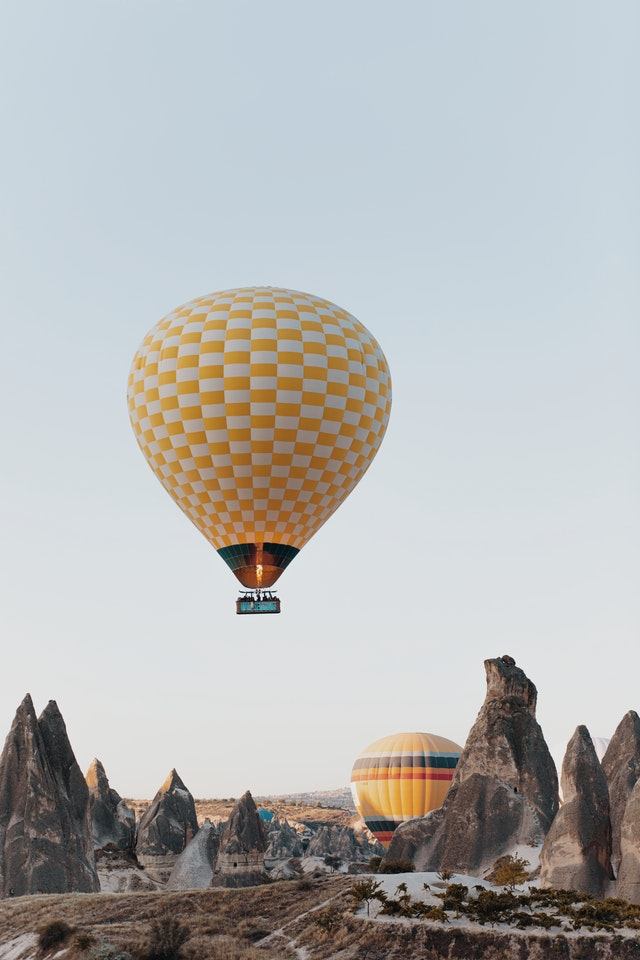
#> input picture 3_OpenCV_image/aircraft.jpg, 640 x 960 px
$ jupyter execute --allow-errors 2_image_islemleri.ipynb   (shell and % lines are left out)
#> lines starting #> are read from the running program, lines starting #| are printed output that depends on the picture
[cell 1]
import cv2
import numpy as np
import matplotlib.pyplot as plt#resimler üzerinde çizim yapmak için
#çizim yapılan resimleri kaydetmek için

[cell 2]
img=cv2.imread('aircraft.jpg')
#> img is the input picture: shape (960, 640, 3); mean B, G, R 179.6, 180.6, 180.1

[cell 3]
img

[cell 4]
#boyutu
img.shape
#> Out = (960, 640, 3)

[cell 5]
#ekrana yazdir
plt.imshow(img)

#> (a cell that did not finish here is left out)

[cell 7]
#rgb formatına dönüştür ve ekrana bas
rgb_img = cv2.cvtColor(img, cv2.COLOR_BGR2RGB)
plt.imshow(rgb_img)

[cell 8]
#gri cevir
img_gray =cv2.imread('aircraft.jpg', cv2.IMREAD_GRAYSCALE)
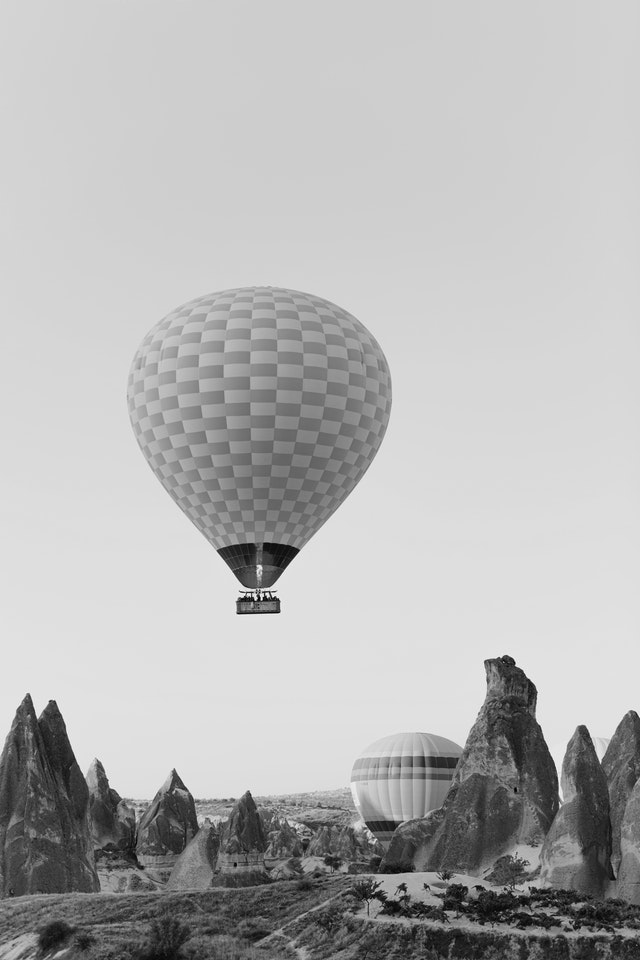
#> img_gray: shape (960, 640); min 0, max 255, mean 180.3
img_gray.shape
#> Out = (960, 640)

[cell 9]
#piksellerin min max değerlerini bul
img_gray.min()
#> Out = 0

[cell 10]
img_gray.max()
#> Out = 255

[cell 11]
plt.imshow(img_gray,cmap='gray')

[cell 12]
plt.imshow(img_gray,cmap='magma')

[cell 13]
plt.imshow(rgb_img)

[cell 14]
rgb_img.shape
#> Out = (960, 640, 3)

[cell 15]
#fotografı manuel boyutlandırma
new_resize = cv2.resize(rgb_img,(1800,500))
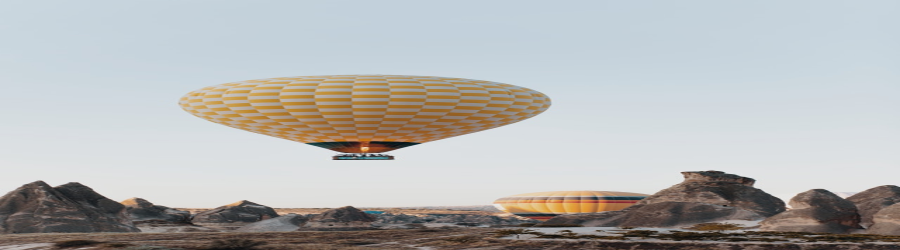
#> new_resize: shape (500, 1800, 3) (shown at 1/2 size); mean R, G, B 180.1, 180.6, 179.6
plt.imshow(new_resize)

[cell 16]
#fotografı oranlayarak boyutlandırma
w_ratio=0.5
h_ratio=0.5
new_image = cv2.resize(rgb_img,(0,0),rgb_img,w_ratio,h_ratio)
plt.imshow(new_image)

[cell 17]
new_image.shape
#> Out = (480, 320, 3)

[cell 18]
#180 derece çevirme
new_image=cv2.flip(rgb_img,0)
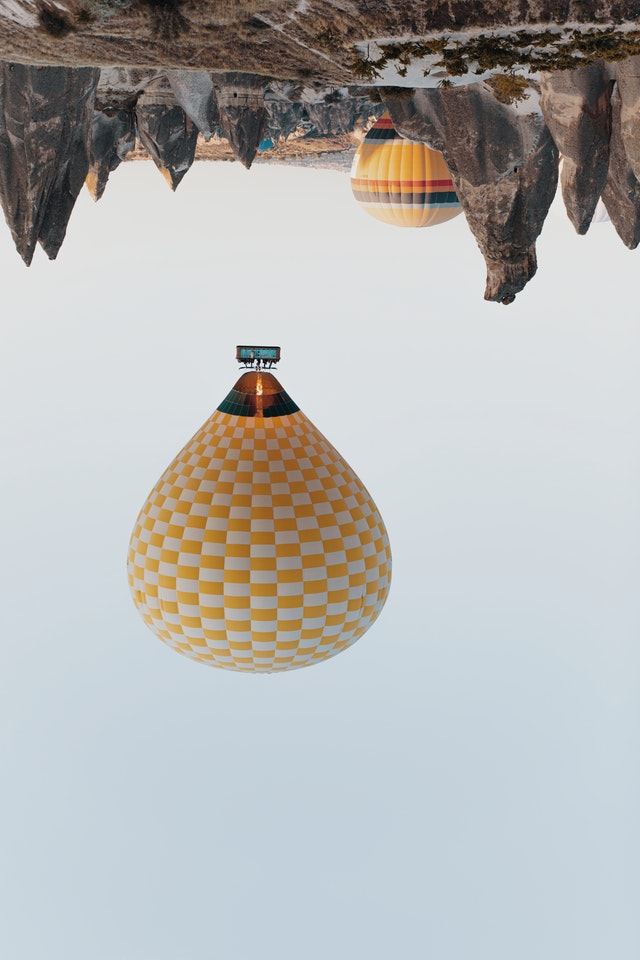
#> new_image: shape (960, 640, 3); mean R, G, B 180.1, 180.6, 179.6
plt.imshow(new_image)

[cell 19]
#yansımasını alma çevirme
new_image=cv2.flip(rgb_img,1)
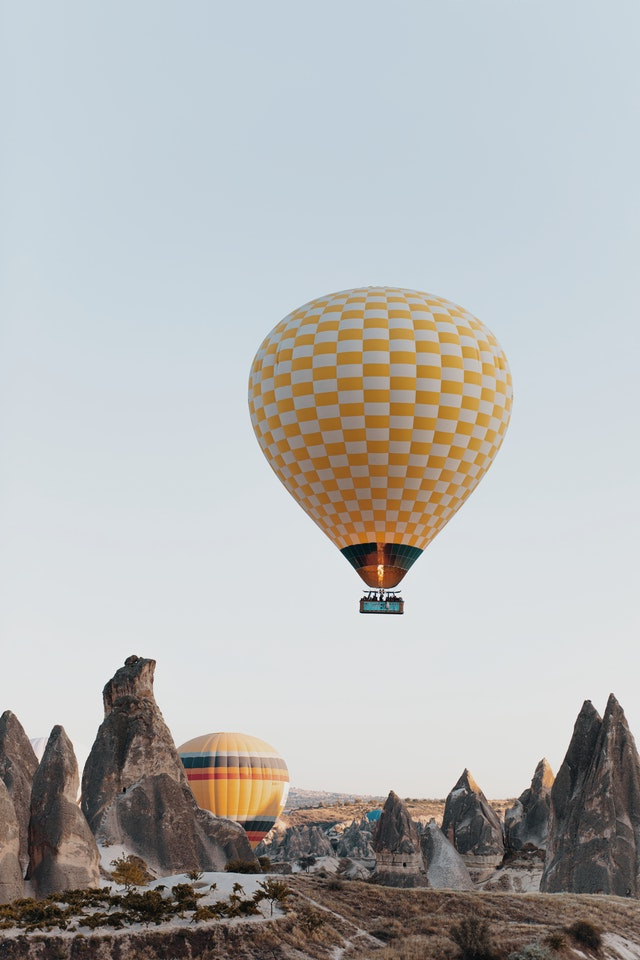
#> new_image: shape (960, 640, 3); mean R, G, B 180.1, 180.6, 179.6
plt.imshow(new_image)

[cell 20]
#hem yansımasını alma hem de 180 derece çevirme
new_image=cv2.flip(rgb_img,-1)
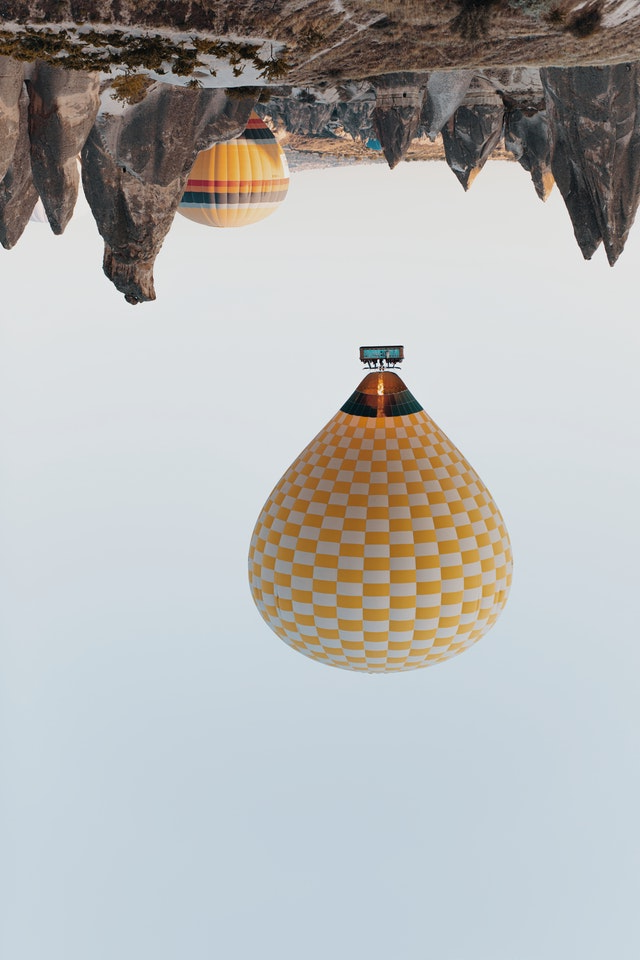
#> new_image: shape (960, 640, 3); mean R, G, B 180.1, 180.6, 179.6
plt.imshow(new_image)

[cell 21]
#görsel kaydetme
cv2.imwrite('yeni_img.jpg', rgb_img)
#> Out = True

$ run again, with 3_OpenCV_image/yeni_img.jpg copied over 3_OpenCV_image/aircraft.jpg
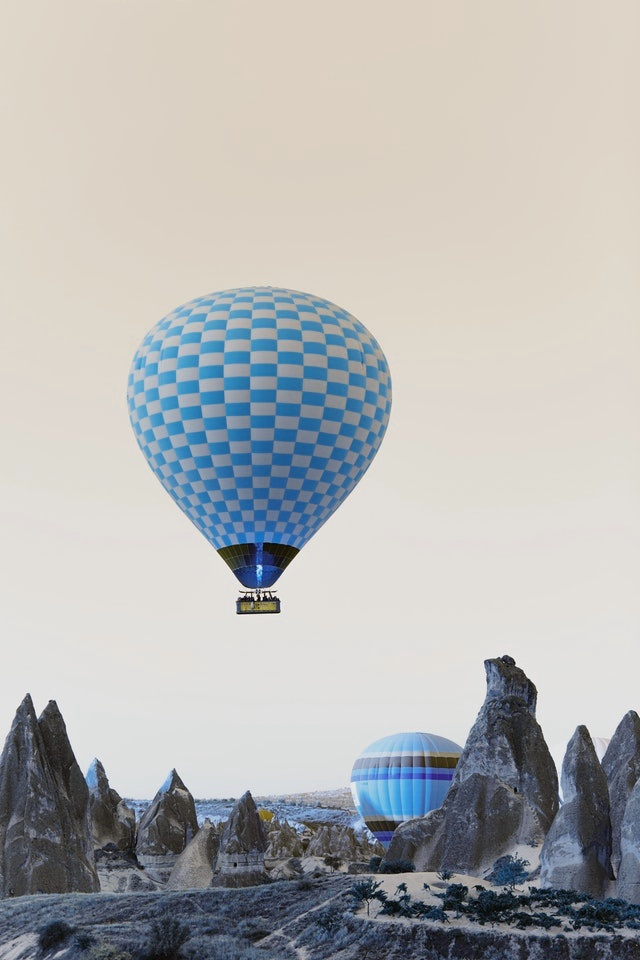
#> input picture 3_OpenCV_image/yeni_img.jpg, 640 x 960 px
#> img is the input picture: shape (960, 640, 3); mean B, G, R 179.9, 180.5, 179.7
#> `img_gray =cv2.imread('aircraft.jpg', cv2.IMREAD_GRAYSCALE)`:
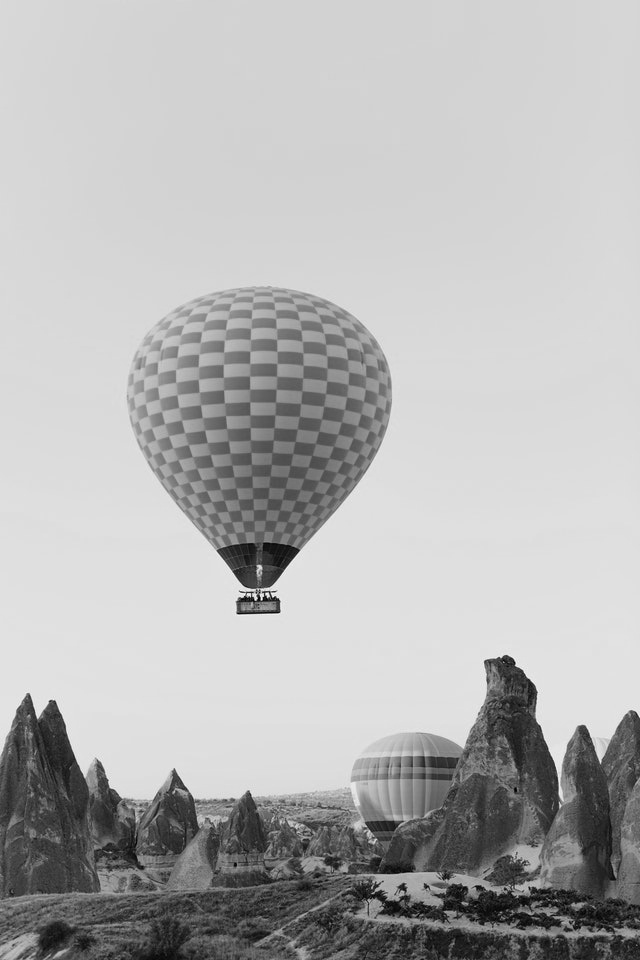
#> img_gray: shape (960, 640); min 0, max 255, mean 180.2
#> `img_gray.min()`: Out = 0
#> `img_gray.max()`: Out = 255
#> `new_image=cv2.flip(rgb_img,-1)`:
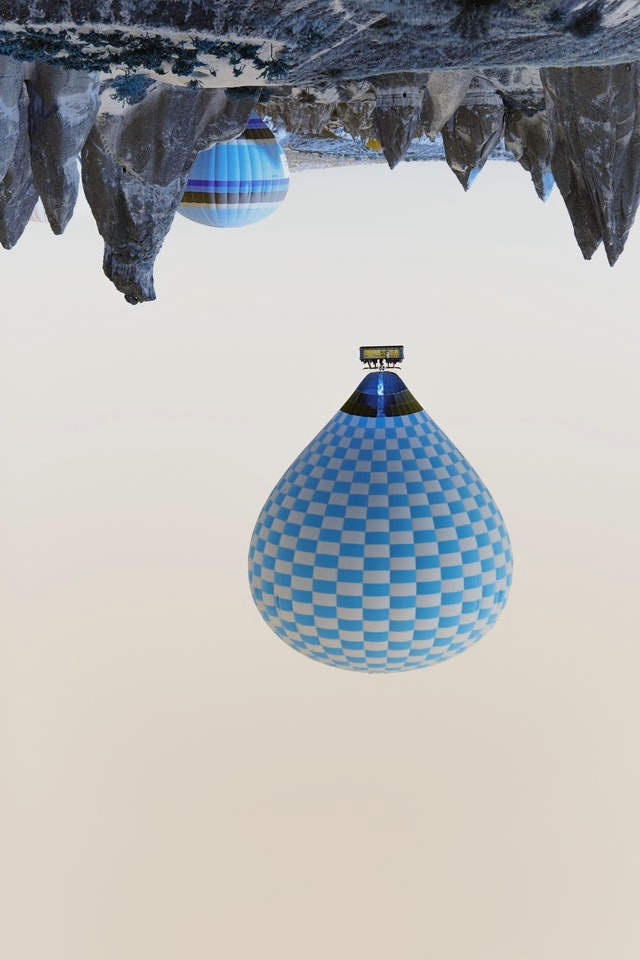
#> new_image: shape (960, 640, 3); mean R, G, B 179.7, 180.5, 179.9
#> `cv2.imwrite('yeni_img.jpg', rgb_img)`: Out = True
